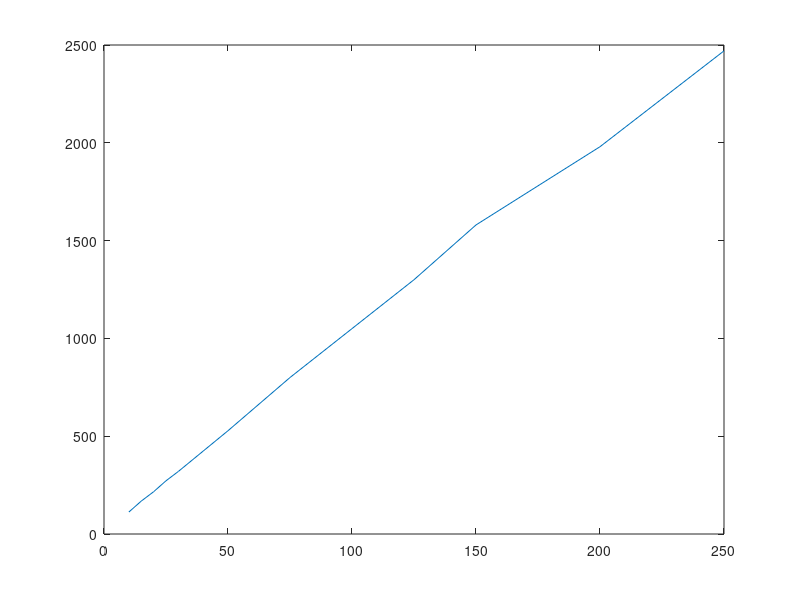

The MATLAB script that drew this image:
times = [ 112  168  216  272  320  424  528  800 1050 1300 1580 1980 2470];
D     = [  10   15   20   25   30   40   50   75  100  125  150  200  250];

plot(D,times);